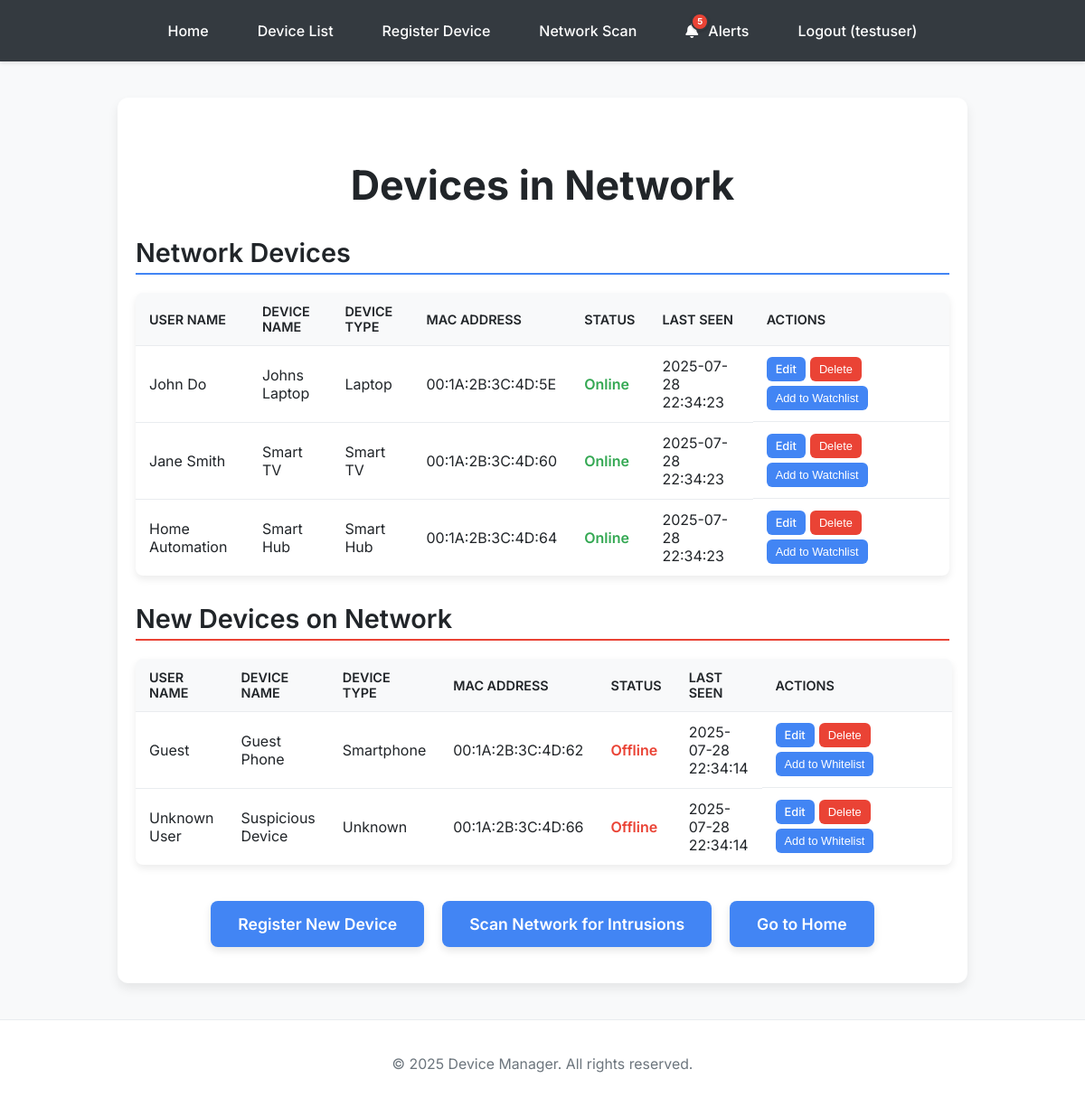
The page /device_list (signed in) on the database as committed earlier.
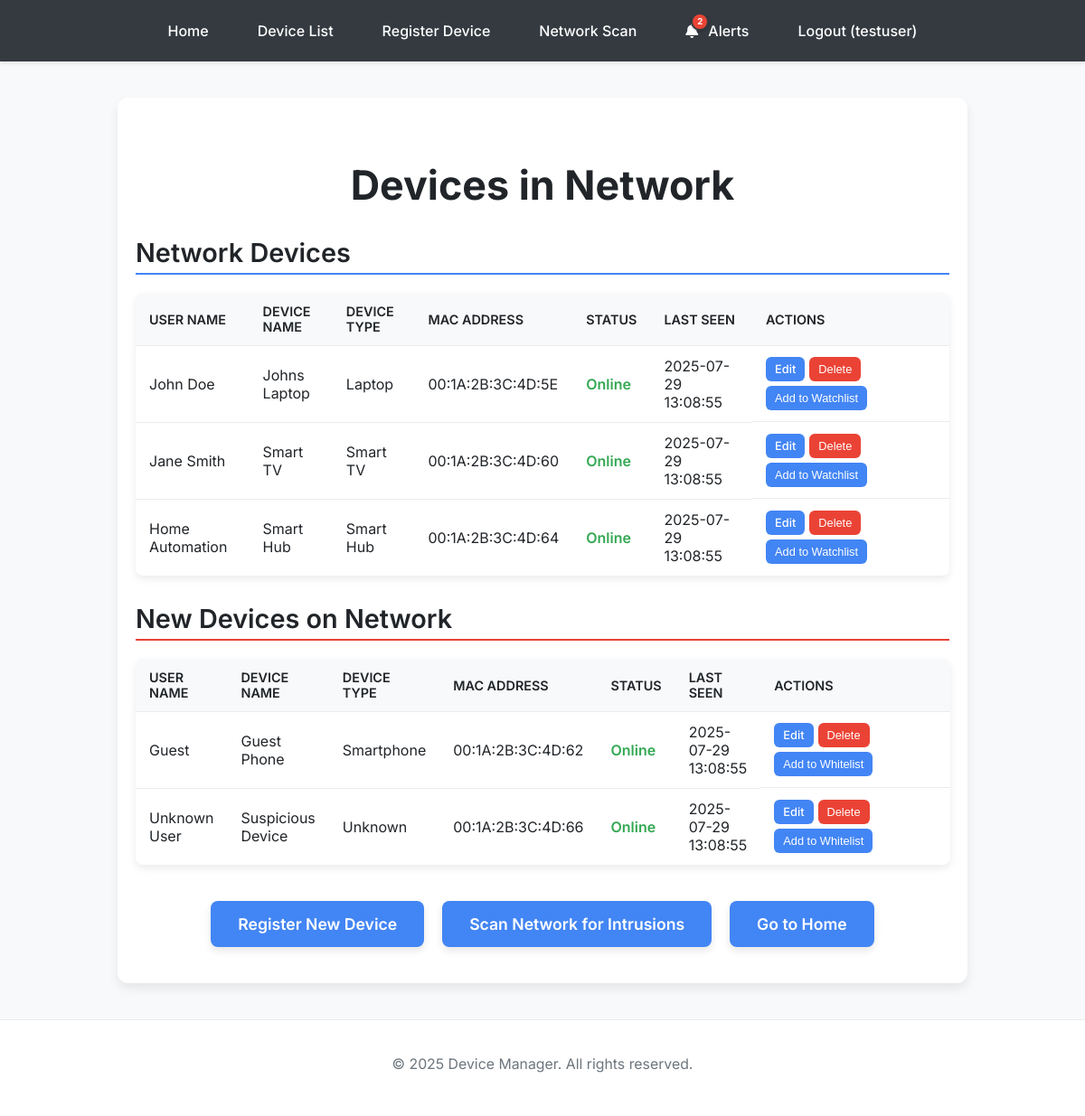
The same page on the database as committed later.
### app.py (models this page shows, shortened)
class User(UserMixin, db.Model):
    id = db.Column(db.Integer, primary_key=True)
    username = db.Column(db.String(80), unique=True, nullable=False)
    password_hash = db.Column(db.String(128), nullable=False)
    devices = db.relationship('Device', backref='owner', lazy=True)
    alerts = db.relationship('Alert', backref='recipient', lazy=True)

class Device(db.Model):
    id = db.Column(db.Integer, primary_key=True)
    user_id = db.Column(db.Integer, db.ForeignKey('user.id'), nullable=False)
    user_name = db.Column(db.String(100), nullable=False)
    device_name = db.Column(db.String(100), nullable=False)
    mac_address = db.Column(db.String(17), unique=True, nullable=True)
    is_whitelisted = db.Column(db.Boolean, default=False)
    is_watchlist = db.Column(db.Boolean, default=False)
    device_type = db.Column(db.String(50), nullable=True)
    last_seen = db.Column(db.DateTime, nullable=True)
    status = db.Column(db.String(20), default='Offline')

### app.py (the view)
@app.route('/device_list')
@login_required
def device_list_page():
    whitelisted_devices = Device.query.filter_by(user_id=current_user.id, is_whitelisted=True).all()
    watchlist_devices = Device.query.filter_by(user_id=current_user.id, is_watchlist=True).all()
    return render_template('device_list.html',
                           whitelisted_devices=whitelisted_devices,
                           watchlist_devices=watchlist_devices)

### app.py (called while the page is built)
@login_manager.user_loader
def load_user(user_id):
    return User.query.get(int(user_id))

@app.context_processor
def inject_unread_alerts_count():
    if current_user.is_authenticated:
        unread_count = Alert.query.filter_by(user_id=current_user.id, is_read=False).count()
        return dict(unread_alerts_count=unread_count)
    return dict(unread_alerts_count=0) # No unread alerts if not logged in

### templates/device_list.html (shortened to what this page needs)
<!DOCTYPE html>
<html>
<head>
</head>
<body>
    {% include 'base_navbar.html' %}
    <div class="container">
        <h1>Devices in Network</h1>
        <div class="device-section">
            <h2>Network Devices</h2>
            {% if whitelisted_devices %}
                <table>
                    <thead>
                        <tr>
                            <th>User Name</th>
                            <th>Device Name</th>
                            <th>Device Type</th>
                            <th>MAC Address</th>
                            <th>Status</th>
                            <th>Last Seen</th>
                            <th>Actions</th>
                        </tr>
                    </thead>
                    <tbody>
                        {% for device in whitelisted_devices %}
                            <tr>
                                <td>{{ device.user_name }}</td>
                                <td>{{ device.device_name }}</td>
                                <td>{{ device.device_type if device.device_type else 'N/A' }}</td>
                                <td>{{ device.mac_address }}</td>
                                <td><span class="status-{{ device.status | lower }}">{{ device.status }}</span></td>
                                <td>{{ device.last_seen.strftime('%Y-%m-%d %H:%M:%S') if device.last_seen else 'Never' }}</td>
                                <td class="action-buttons">
                                    {% if device %}
                                        <a href="{{ url_for('edit_device', device_id=device.id) }}" class="action-button">Edit</a>
                                        <form action="{{ url_for('delete_device', device_id=device.id) }}" method="post" onsubmit="return confirm('Are you sure you want to delete this device?');">
                                            <button type="submit" class="action-button delete">Delete</button>
                                        </form>
                                        <form action="{{ url_for('toggle_watchlist', device_id=device.id) }}" method="post">
                                            <button type="submit" class="toggle-button">Add to Watchlist</button>
                                        </form>
                                    {% else %}
                                        <span>Error: Device data missing.</span>
                                    {% endif %}
                                </td>
                            </tr>
                        {% endfor %}
                    </tbody>
                </table>
            {% else %}
                <p class="no-entries">No devices have been whitelisted yet.</p>
            {% endif %}
        </div>
        <div class="device-section watchlist">
            <h2>New Devices on Network</h2>
            {% if watchlist_devices %}
                <table>
                    <thead>
                        <tr>
                            <th>User Name</th>
                            <th>Device Name</th>
                            <th>Device Type</th>
                            <th>MAC Address</th>
                            <th>Status</th>
                            <th>Last Seen</th>
                            <th>Actions</th>
                        </tr>
                    </thead>
                    <tbody>
                        {% for device in watchlist_devices %}
                            <tr>
                                <td>{{ device.user_name }}</td>
                                <td>{{ device.device_name }}</td>
                                <td>{{ device.device_type if device.device_type else 'N/A' }}</td>
                                <td>{{ device.mac_address }}</td>
                                <td><span class="status-{{ device.status | lower }}">{{ device.status }}</span></td>
                                <td>{{ device.last_seen.strftime('%Y-%m-%d %H:%M:%S') if device.last_seen else 'Never' }}</td>
                                <td class="action-buttons">
                                    {% if device %}
                                        <a href="{{ url_for('edit_device', device_id=device.id) }}" class="action-button">Edit</a>
                                        <form action="{{ url_for('delete_device', device_id=device.id) }}" method="post" onsubmit="return confirm('Are you sure you want to delete this device?');">
                                            <button type="submit" class="action-button delete">Delete</button>
                                        </form>
                                        <form action="{{ url_for('toggle_whitelist', device_id=device.id) }}" method="post">
                                            <button type="submit" class="toggle-button">Add to Whitelist</button>
                                        </form>
                                    {% else %}
                                        <span>Error: Device data missing.</span>
                                    {% endif %}
                                </td>
                            </tr>
                        {% endfor %}
                    </tbody>
                </table>
            {% else %}
                <p class="no-entries">No devices are currently on the watchlist.</p>
            {% endif %}
        </div>
        <div class="link-group">
            <a href="{{ url_for('register') }}" class="action-button">Register New Device</a>
            <a href="{{ url_for('network_scan_page') }}" class="action-button">Scan Network for Intrusions</a>
            <a href="{{ url_for('index') }}" class="action-button">Go to Home</a>
        </div>
    </div>
    <footer>
        <p>&copy; 2025 Device Manager. All rights reserved.</p>
    </footer>
</body>
</html>

### templates/base_navbar.html (shortened to what this page needs)
<!DOCTYPE html>
<html lang="en">
<head>
    <link rel="stylesheet" href="https://cdnjs.cloudflare.com/ajax/libs/font-awesome/6.0.0-beta3/css/all.min.css">
</head>
<body>
    <nav>
        <ul>
            <li><a href="{{ url_for('index') }}">Home</a></li>
            {% if current_user.is_authenticated %}
                <li><a href="{{ url_for('device_list_page') }}">Device List</a></li>
                <li><a href="{{ url_for('register') }}">Register Device</a></li>
                <li><a href="{{ url_for('network_scan_page') }}">Network Scan</a></li>
                <li>
                    <a href="{{ url_for('alerts_page') }}" class="alerts-link">
                        <span class="bell-wrapper">
                            <i class="fas fa-bell"></i>
                            {% if unread_alerts_count > 0 %}
                                <span class="alert-badge">{{ unread_alerts_count }}</span>
                            {% endif %}
                        </span>
                        Alerts
                    </a>
                </li>
                <li><a href="{{ url_for('logout') }}">Logout ({{ current_user.username }})</a></li>
            {% else %}
                <li><a href="{{ url_for('login') }}">Login</a></li>
                <li><a href="{{ url_for('register_user') }}">Register</a></li>
            {% endif %}
        </ul>
    </nav>
</body>
</html>

### templates/device_list.html (style rules this page uses)
:root { --primary-blue: #4285F4; --darker-blue: #3367D6; --secondary-green: #34A853; --warning-red: #EA4335; --light-background: #F8F9FA; --white-background: #FFFFFF; --dark-text: #212529; --medium-text: #6C757D; --navbar-bg: #343A40; --border-light: #E9ECEF; --success-bg: #D4EDDA; --success-text: #155724; --error-bg: #F8D7DA; --error-text: #721C24; --info-bg: #D1ECF1; --info-text: #0C5460; }
body { font-family: 'Inter', sans-serif; margin: 0; background-color: var(--light-background); display: flex; flex-direction: column; min-height: 100vh; color: var(--dark-text); -webkit-font-smoothing: antialiased; -moz-osx-font-smoothing: grayscale; }
.container { padding: 40px 20px; max-width: 900px; margin: 40px auto; background-color: var(--white-background); border-radius: 12px; box-shadow: 0 6px 12px rgba(0, 0, 0, 0.08); text-align: center; flex-grow: 1; }
h1 { color: var(--dark-text); font-size: 2.8em; margin-bottom: 20px; font-weight: 700; }
h2 { color: var(--dark-text); font-size: 1.8em; margin-top: 30px; margin-bottom: 15px; font-weight: 600; text-align: left; border-bottom: 2px solid var(--primary-blue); padding-bottom: 5px; }
.device-section.watchlist h2 { border-bottom-color: var(--warning-red); }
p { color: var(--medium-text); font-size: 1.1em; line-height: 1.6; margin-bottom: 25px; font-weight: 400; }
nav { background-color: var(--navbar-bg); padding: 1em 0; margin-bottom: 0; box-shadow: 0 2px 4px rgba(0, 0, 0, 0.1); }
nav ul { list-style-type: none; margin: 0; padding: 0; display: flex; justify-content: center; }
nav ul li { margin: 0 15px; }
nav ul li a { color: var(--white-background); text-decoration: none; font-weight: 500; padding: 8px 12px; border-radius: 6px; transition: background-color 0.3s ease, color 0.3s ease; }
table { width: 100%; border-collapse: collapse; margin-top: 20px; background-color: var(--white-background); border-radius: 8px; overflow: hidden; box-shadow: 0 4px 8px rgba(0, 0, 0, 0.08); }
th, td { padding: 12px 15px; border-bottom: 1px solid var(--border-light); text-align: left; color: var(--dark-text); font-weight: 400; }
th { background-color: var(--light-background); color: var(--dark-text); font-weight: 600; text-transform: uppercase; font-size: 0.9em; }
tr:last-child td { border-bottom: none; }
.action-buttons { display: flex; flex-wrap: wrap; gap: 5px; align-items: center; min-width: 180px; }
.action-buttons .action-button, .action-buttons .toggle-button { padding: 6px 10px; font-size: 0.8em; white-space: nowrap; flex-shrink: 0; background-color: var(--primary-blue); color: var(--white-background); border: none; border-radius: 6px; cursor: pointer; text-decoration: none; transition: background-color 0.3s ease; font-weight: 500; }
.action-button.delete { background-color: var(--warning-red); color: var(--white-background); }
.toggle-button { background-color: var(--secondary-green); }
footer { margin-top: auto; padding: 20px; text-align: center; color: var(--medium-text); font-size: 0.9em; background-color: var(--white-background); border-top: 1px solid var(--border-light); font-weight: 400; }
.status-online { color: var(--secondary-green); font-weight: 600; }
.link-group { margin-top: 40px; display: flex; justify-content: center; gap: 20px; flex-wrap: wrap; }
.link-group .action-button { background-color: var(--primary-blue); color: var(--white-background); padding: 15px 30px; text-decoration: none; border-radius: 8px; font-weight: 600; font-size: 1.1em; transition: background-color 0.3s ease, transform 0.2s ease; box-shadow: 0 4px 8px rgba(0, 0, 0, 0.1); }

Rows that differ between the two databases and show on the page:
changed Device "Johns Laptop": user_name "John Do" → "John Doe"; last_seen "2025-07-28 22:34:23" → "2025-07-29 13:08:55"
changed Device "Jane Smith": last_seen "2025-07-28 22:34:23" → "2025-07-29 13:08:55"
changed Device "Home Automation": last_seen "2025-07-28 22:34:23" → "2025-07-29 13:08:55"
changed Device "Guest": status "Offline" → "Online"; last_seen "2025-07-28 22:34:14" → "2025-07-29 13:08:55"
changed Device "Unknown User": status "Offline" → "Online"; last_seen "2025-07-28 22:34:14" → "2025-07-29 13:08:55"
Other text that changed with them:
{{ unread_alerts_count }}: "5" → "2"
